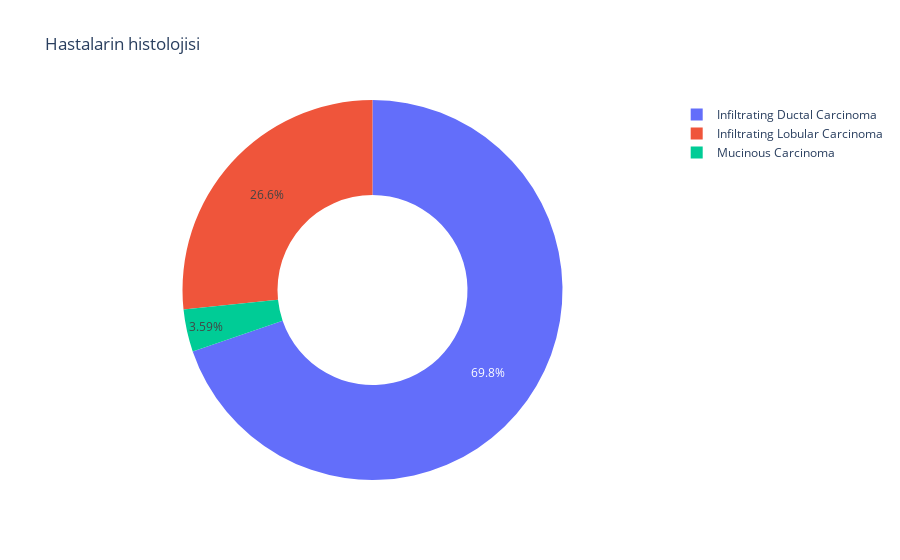

The code cell stored with this chart in its notebook:
### Code cell
#Hastalardaki histoloji durumuna göre sınıflandırma yapılıp daire ve sütun grafikleri çizdirilir.
histology = data["Histoloji"].value_counts()
transactions = histology.index
quantity = histology.values
figure = px.pie(data,
                values=quantity,
                names=transactions, hole = 0.5,
                title="Hastalarin histolojisi ")
figure.show()
data.Histoloji.hist()
plt.show()

### Figure 1 — Plotly figure (JSON) as saved in the notebook; plotly's stock layout.template omitted (floating-point values rounded to 4 significant figures)
{"data": [{"domain": {"x": [0, 1], "y": [0, 1]}, "hole": 0.5, "hovertemplate": "label=%{label}<br>value=%{value}<extra></extra>", "labels": ["Infiltrating Ductal Carcinoma", "Infiltrating Lobular Carcinoma", "Mucinous Carcinoma"], "legendgroup": "", "name": "", "showlegend": true, "type": "pie", "values": [233, 89, 12]}], "layout": {"legend": {"tracegroupgap": 0}, "title": {"text": "Hastalarin histolojisi "}}}
